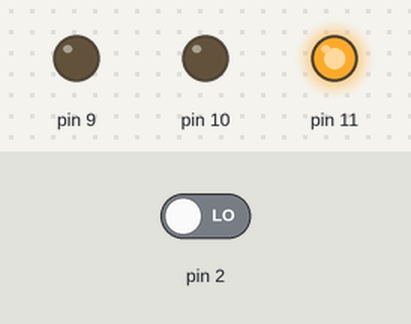
This sketch was run on a simulated Arduino Uno, built with avr-gcc and run on an emulated ATmega328P. Shown: output pins drawn as LEDs (lit = HIGH). The inputs (shaded band) are chosen by the test bench; at power-on: pin 2 LOW.

Above: at 0.5 s.
At 1.5 s:
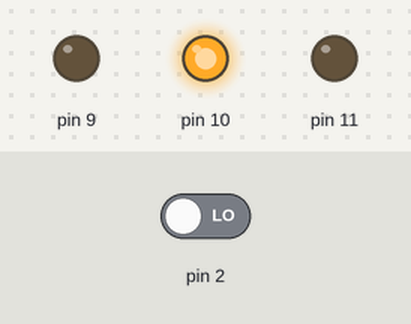
At 5.5 s:
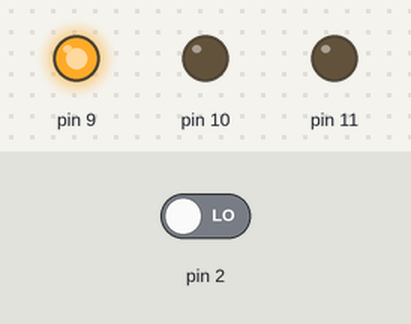
Timing chart, 0 to 6.9 s (numbered marks = the images above):
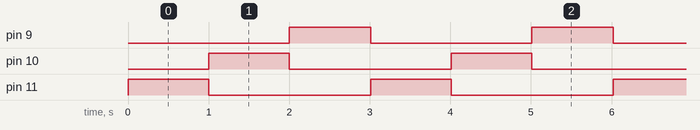

Measured:
- by itself, pin 9–11: alternates HIGH for 1.0 s and LOW for 2.0 s
- by itself, everything shown: repeats every 3.0 s, in 3 steps

The sketch:

virtual_lab_11__2_.ino
```cpp
// C++ code
//
int Buttonstate = 0;

void setup()
{
  pinMode(2, INPUT);
  pinMode(9, OUTPUT);
  pinMode(10, OUTPUT);
  pinMode(11, OUTPUT);
}

void loop()
{
  Buttonstate = digitalRead(2);
  if (Buttonstate == HIGH) {
    digitalWrite(9, LOW);
    digitalWrite(10, LOW);
    digitalWrite(11, HIGH);
    delay(1000);
    digitalWrite(9, LOW);
    digitalWrite(10, HIGH);
    digitalWrite(11, LOW);
    delay(1000);
    digitalWrite(9, HIGH);
    digitalWrite(10, LOW);
    digitalWrite(11, LOW);
    delay(1000);
  } else {
     digitalWrite(9, LOW);
    digitalWrite(10, LOW);
    digitalWrite(11, HIGH);
    delay(1000);
    digitalWrite(9, LOW);
    digitalWrite(10, HIGH);
    digitalWrite(11, LOW);
    delay(1000);
    digitalWrite(9, HIGH);
    digitalWrite(10, LOW);
    digitalWrite(11, LOW);
    delay(1000);
  }
  delay(10); // Delay a little bit to improve simulation performance
}
```
